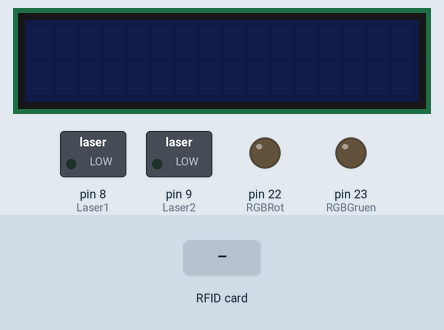
Bench run of a sketch on a simulated Arduino Mega 2560, built with avr-gcc and run on an emulated ATmega2560. Parts: 16×2 character LCD, switched loads named in the sketch (green lamp = pin HIGH), output pins drawn as LEDs (lit = HIGH). Inputs (shaded band) come from the test bench. Pins used as bus, display or sensor lines are not drawn.

Above: at 1.3 s.
1.4 s: RFID card A0 C1 F2 32 held to the reader
At 2.1 s:
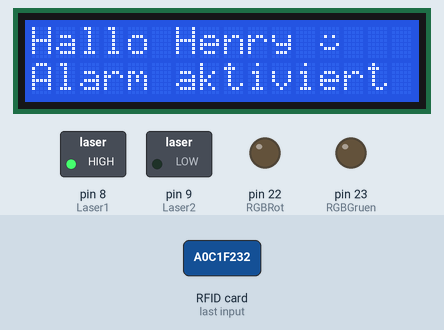
At 12.3 s:
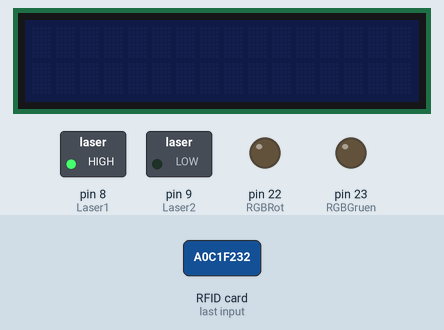
Timing chart, 0 to 12.9 s (numbered marks = the images above; inputs shaded):
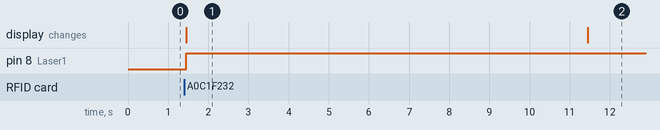

Measured:
- after the input at 1.4 s, pin 8 (Laser1): LOW → HIGH after 0.05 s; the display: changes after 0.05 s (image 1)
- what the display in image 1 shows lasts 10.1 s, from 1.4 s to 11.5 s

The sketch:

Arlarm_test.ino
```cpp
#include <SPI.h>
#include <MFRC522.h>
#include <Wire.h>
#include <LiquidCrystal_I2C.h>


#define RST_PIN     5
#define SS_PIN      53

LiquidCrystal_I2C lcd(0x27, 16, 2);
MFRC522 mfrc522(SS_PIN, RST_PIN);

byte Henry_uid[] = {0xA0, 0xC1, 0xF2, 0x32};
byte Barbara_uid[] = {0xF9, 0xA5, 0x36, 0xC1};

int Henry_check = false;
int Barbara_check = false;
int Alarm_check = false;

int Laser1 = 8;
int Laser2 = 9;
int Laserstaerke1 = 255;
int Laserstaerke2 = 0;
int RGBGruen = 23;
int RGBRot = 22;

byte Smiley[] = {
  B00000,
  B00000,
  B01010,
  B00000,
  B10001,
  B01110,
  B00000,
  B00000
};

byte a[] = {
  B01010,
  B00000,
  B01110,
  B00001,
  B01111,
  B10001,
  B01111,
  B00000
};


void setup() {
 pinMode(Laser1, OUTPUT);
 pinMode(Laser2, OUTPUT);
 pinMode(RGBGruen, OUTPUT);
 pinMode(RGBRot, OUTPUT);
  SPI.begin();
  mfrc522.PCD_Init();
  lcd.begin();
     lcd.createChar(0, Smiley);
      lcd.home();
           lcd.createChar(1, a);
      lcd.home();
          lcd.noBacklight();
        lcd.clear();
        analogWrite(Laser1, 0);
        analogWrite(Laser2, 0);
}


void loop() {


  // put your main code here, to run repeatedly:
  if (mfrc522.PICC_IsNewCardPresent() && mfrc522.PICC_ReadCardSerial() ) {
    Serial.print("Gelesene UID:");
    for (byte i = 0; i < mfrc522.uid.size; i++) {
      // Abstand zwischen HEX-Zahlen und führende Null bei Byte < 16
      Serial.print(mfrc522.uid.uidByte[i] < 0x10 ? " 0" : " ");
      Serial.print(mfrc522.uid.uidByte[i], HEX);

    }
        Henry_check = true;
    for (int j=0; j<4; j++) {
      if (mfrc522.uid.uidByte[j] != Henry_uid[j]) {
        Henry_check = false;
      }
    }

    // UID Vergleichen mit red_uid
    Barbara_check = true;
    for (int j=0; j<4; j++) {
      if (mfrc522.uid.uidByte[j] != Barbara_uid[j]) {
        Barbara_check = false;
      }
    }

    if (Henry_check) {
      lcd.backlight();
      lcd.print("Hallo Henry");
      lcd.setCursor(12,0);
      lcd.write(byte(0));
      if (Alarm_check == false){
        Alarm_check = true;
        lcd.setCursor(0,1);
        lcd.print("Alarm aktiviert");
        analogWrite(Laser1, Laserstaerke1);
        analogWrite(Laser2, Laserstaerke2);
      }

       else {
                Alarm_check = false;
        lcd.setCursor(0,1);
        lcd.print("Alarm deaktiviert");
        analogWrite(Laser1, 0);
        analogWrite(Laser2, 0);
 }
    delay(10000);
    lcd.noBacklight();
        lcd.clear();
    }

    if (Barbara_check) {
  lcd.backlight();
  lcd.print("Hallo B");
lcd.setCursor(7,0);
lcd.write(byte(1));
lcd.setCursor(8,0);
lcd.print("rbel");
lcd.setCursor(13,0);
lcd.write(byte(0));
 if (Alarm_check = false){

 }
    delay(10000);
    lcd.noBacklight();
        lcd.clear();

    }

    // Versetzt die gelesene Karte in einen Ruhemodus, um nach anderen Karten suchen zu können.


  }

}
```
